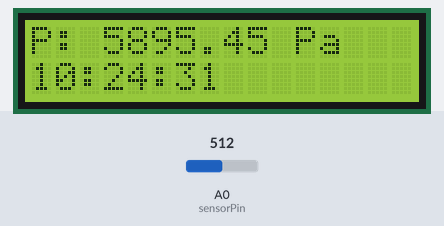
This sketch was run on a simulated Arduino Uno, built with avr-gcc and run on an emulated ATmega328P. On the bench: 16×2 character LCD. Inputs (shaded band) come from the test bench; at power-on: A0 (sensorPin) = 512. The local clock reads 2024-03-15 10:24:30 at power-on unless the sketch sets it; storage starts empty.

Above: at 1.2 s.
1.3 s: A0 (sensorPin) set to 716
At 1.52 s:
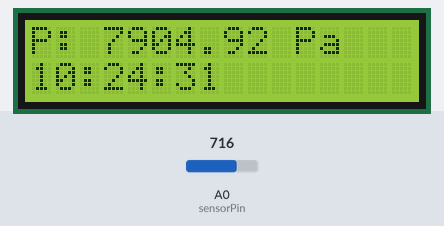
2.8 s: A0 (sensorPin) set to 900
At 3.03 s:
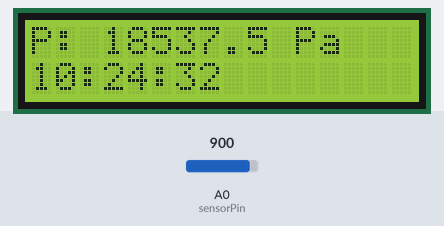
4.3 s: A0 (sensorPin) set to 1023
At 4.54 s:
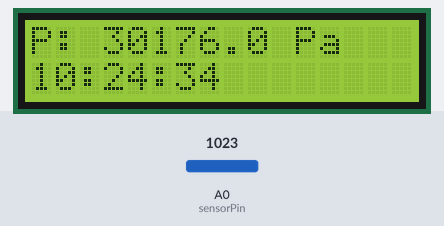
Timing chart, 0 to 7.3 s (numbered marks = the images above; inputs shaded):
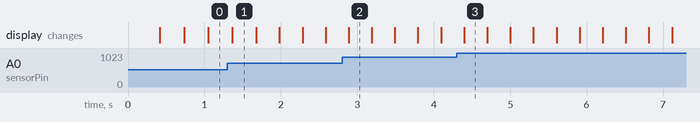

The sketch:

Suelo_SD.ino
```cpp
#include "Def.h"
void setup() {
wdt_disable();
#include "Conf.h"
wdt_enable(WDTO_4S);
Serial.begin(9600);

}

void loop()
{
  tiempoActual(); //RTC
  principal(); //MENU
  enviarDatos(); //RTC
  watchdogSetup(); //perro guardian
}
```

Conf.h
```cpp
Wire.begin(); // Inicia el puerto I2C
//LCD
lcd.init();
lcd.backlight();
lcd.clear();
//RTC
RTC.begin();
//COMUNICACION UART
//Serial.begin(9600);
//Perro
watchdogSetup();
//humedad sueloz
 //SD
 SD.begin(10);
```

Def.h
```cpp
// LCD
#include <LiquidCrystal_I2C.h>
LiquidCrystal_I2C lcd(0x3F, 16, 2);
#define imprimir(cadena){lcd.print(cadena);}

//SD
#include <SPI.h>
#include <SdFat.h>
SdFat SD;

File myFile;

// RTC
#include "RTClib.h"
RTC_DS3231 RTC;
short anio = 0;
byte mes = 0;
byte dia = 0;
byte hora = 0;
byte minuto =  0;
byte segundo = 0;
String mensajeS = " ";

//Humedad suelo
const int sensorPin = A0;    // seleccionar la entrada para el sensor
float sensorValue;       // variable que almacena el valor raw (0 a 1023)
float psi=0;
float kpa=0;
#define OFFSET 0;
unsigned long previo=0;
float escala = 0.1;
int cont1=0;
float voltaje;
float voltajeProm;
float lectura;
float voltajeSum=0;
String mensajeSalidaSuelo = "";


//WATCHDOG
#include <avr/wdt.h>
```

MENU.ino
```cpp
void principal()
{
  lcd.setCursor(0, 0);
  imprimir("P: "); lcd.print(kpa);
  lcd.setCursor(10, 0);
  imprimir(" "); imprimir("Pa");
  lcd.setCursor(0, 1);
  if (hora < 10)
  {
    imprimir("0");
  }
  imprimir(hora);
  imprimir(":");
  if (minuto < 10)
  {
    imprimir("0");
  }
  imprimir(minuto);
  imprimir(":");
  if (segundo < 10)
  {
    imprimir("0");
  }
  imprimir(segundo);
}
```

RTC.ino
```cpp
void tiempoActual()
{

  DateTime now = RTC.now(); // Obtiene la fecha y hora del RTC
  anio = now.year();
  mes = now.month();
  dia = now.day();
  hora = now.hour();
  minuto =  now.minute();
  segundo = now.second();
}

void enviarDatos() {

  if((millis()-previo) <= 15000)
  {
    sensorValue = analogRead(sensorPin);   // realizar la lectura
    psi=14.69+((0.01574889)*sensorValue)-(0.644444444)+psi;
    kpa=100+((0.10861301)*sensorValue)-4.44444444444+kpa;
    cont1++;
  }
  else
  {
    previo=millis();
    psi= psi / cont1;
    kpa= kpa / cont1;
    Serial.print(String(psi));
    Serial.println(","+String(kpa));
    cont1=0;
    mensajeSalidaSuelo.reserve(30);
    mensajeSalidaSuelo = String(anio) + "-" + String(mes) + "-" + String(dia) + " " + String(hora) + ":" + String(minuto) + ":" + String(segundo) + ',' + String(psi) + ',' + String(kpa) + ';';
    //Serial.println(mensajeSalidaSuelo);
    myFile = SD.open("DATOS.txt", FILE_WRITE);
    myFile.println(mensajeSalidaSuelo);
    myFile.close();

  }
}
```

watchdog.ino
```cpp
void watchdogSetup()
{
wdt_reset();
}
```
